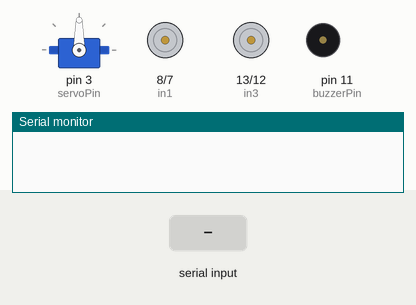
A sketch run on a simulated Arduino Uno, built with avr-gcc and run on an emulated ATmega328P. On the bench: servo, motor-driver pin pairs drawn as motors (green arrow = first pin HIGH = forward, orange = second pin HIGH = backward, longer = more drive, scaled by the enable pin), buzzer (waves = sounding, pin HIGH), the last lines printed to the serial monitor. The test bench sets the inputs (shaded band).

Above: at 1.2 s.
1.3 s: "s,45\n" received over Serial
At 1.6 s:
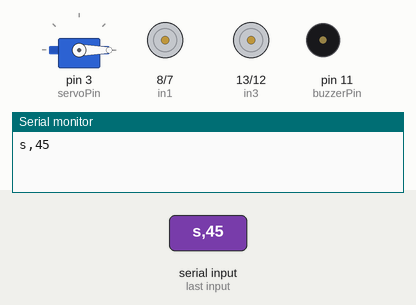
2.8 s: "m,45\n" received over Serial
At 3.9 s:
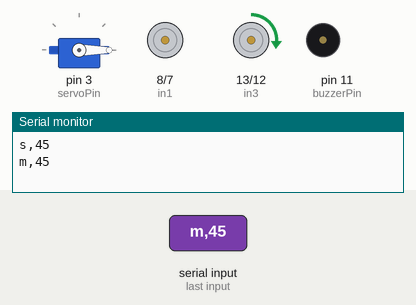
4.3 s: "s90\n" received over Serial
At 5.0 s:
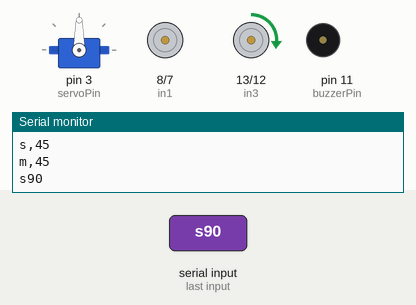
5.8 s: "m90\n" received over Serial
At 6.2 s:
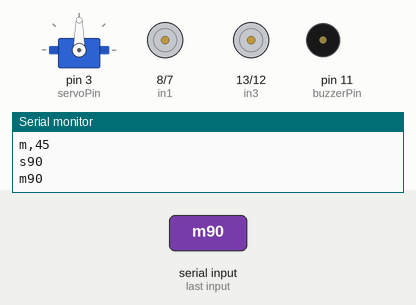
7.3 s: "s\n" received over Serial
At 8.4 s:
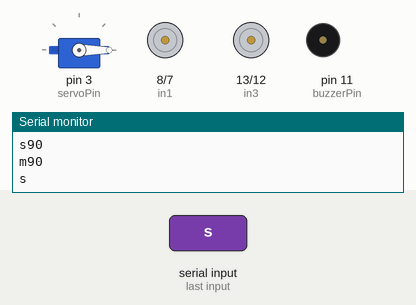
Timing chart, 0 to 9.8 s (numbered marks = the images above; inputs shaded):
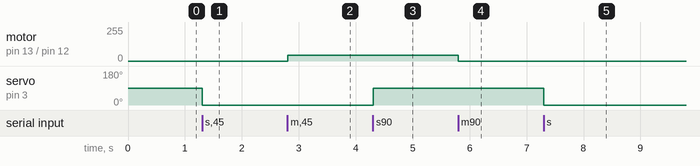

Measured:
- after the input at 1.3 s, servo on pin 3 (servoPin): 90° → 0° at once
- after the input at 2.8 s, motor on pin 13 (in3) / pin 12 (in4): stopped → forward 45/255 at once
- after the input at 4.3 s, servo on pin 3 (servoPin): 0° → 90° at once
- after the input at 5.8 s, motor on pin 13 (in3) / pin 12 (in4): forward 45/255 → stopped at once
- after the input at 7.3 s, servo on pin 3 (servoPin): 90° → 0° at once

The sketch:

sender.ino
```cpp
// this sketch cycles three servos at different rates
#include <arduino-timer.h>
#include "NewPing.h"
#include "config.h"
#include <Servo.h>


int servo_pos = 45;
int MAX_DISTANCE = 150;
String inputString = "";// a String to hold incoming data
String controlString = "";
bool stringComplete = false;  // whether the string is complete
bool servoInput = false;
enum Control {forward=0,backward,AforwardBbackward,BforwardAbackward};
// control_motor = (Control) actuation_msg.data[2];

Timer<2, micros> timer;
Servo myservo;
NewPing sonar_front(TRIGGER_PIN_front, ECHO_PIN_front, MAX_DISTANCE);
NewPing sonar_back(TRIGGER_PIN_back, ECHO_PIN_back, MAX_DISTANCE);


//Functions
void distanceReadFront(){
  float result = sonar_front.ping_cm();
  String myString = "uf" + String(result);
  Serial.println(String(myString));
  }
void distanceReadBack(){
  float result = sonar_back.ping_cm();
  String myString = "ub" + String(result);
  Serial.println(String(myString));
  }

void servoWrite(String control){
  int servoValue = control.substring(1).toInt();
  myservo.write(servoValue);
}

void buzzer(String control){
  int buzzer_active = control.substring(1).toInt();
  if(buzzer_active == 1){
  digitalWrite(buzzerPin, HIGH);
  }
  else{digitalWrite(buzzerPin, LOW);}

}

void speedControl(String control) {
  Control mode = (Control) control.substring(1,2).toInt();
  int righWheel = control.substring(2,5).toInt();
  int leftWheel = control.substring(5,8).toInt();

  analogWrite(enB, righWheel);
  analogWrite(enA, leftWheel);

  switch(mode){
    case forward:
      // Turn on motor B
      digitalWrite(in1, HIGH);
      digitalWrite(in2, LOW);
      // Turn on motor A
      digitalWrite(in3, HIGH);
      digitalWrite(in4, LOW);
    break;

    case backward:
      // Turn on motor A
      digitalWrite(in1, LOW);
      digitalWrite(in2, HIGH);
      // Turn on motor B
      digitalWrite(in3, LOW);
      digitalWrite(in4, HIGH);
    break;

    case AforwardBbackward:
      // Turn on motor A
      digitalWrite(in1, HIGH);
      digitalWrite(in2, LOW);
      // Turn on motor B
      digitalWrite(in3, LOW);
      digitalWrite(in4, HIGH);
    break;

    case BforwardAbackward:
      // Turn on motor A
      digitalWrite(in1, LOW);
      digitalWrite(in2, HIGH);
      // Turn on motor B
      digitalWrite(in3, HIGH);
      digitalWrite(in4, LOW);
    break;
  }
}

void setup()
{
  Serial.begin(9600);

  //servo
  //servoRoll.attach(servoPin);

  //Ultrasonic sensors
  pinMode (TRIGGER_PIN_front, OUTPUT);
  pinMode (ECHO_PIN_front, INPUT);
  pinMode (TRIGGER_PIN_back, OUTPUT);
  pinMode (ECHO_PIN_back, INPUT);

  myservo.attach(servoPin);


  //Buzzer
  pinMode(buzzerPin, OUTPUT);


  // Set all the motor control pins to outputs
  //pinMode(enA, OUTPUT);
  pinMode(enB, OUTPUT);
  pinMode(in1, OUTPUT);
  pinMode(in2, OUTPUT);
  pinMode(in3, OUTPUT);
  pinMode(in4, OUTPUT);

  // Turn off motors - Initial state
  digitalWrite(in1, LOW);
  digitalWrite(in2, LOW);
  digitalWrite(in3, LOW);
  digitalWrite(in4, LOW);

  timer.every(100000, distanceReadFront);
  timer.every(100000, distanceReadBack);
  //timer.every(100000, servoWrite);
  //timer.every(100000, speedControl);
  //timer.every(1, distanceRead,TRIGGER_PIN_front,ECHO_PIN_front,"b");

}

void loop(){
  timer.tick();
  if (stringComplete) {
    Serial.println(inputString);
    // clear the string:
    inputString = "";
    stringComplete = false;
  }
}
void serialEvent() {
  while (Serial.available()) {
    char inChar = (char)Serial.read();
    inputString += inChar;
    if (inChar == '\n') {
      stringComplete = true;
      controlString = inputString;
      controlString.remove(inputString.length()-1);
      controlString.remove(inputString.length()-1);
      if (inputString.charAt(0) == 's') {
        servoWrite(controlString);
        controlString = "";
      }
      else if (inputString.charAt(0) == 'm') {
        speedControl(controlString);
        controlString = "";
      }
      else if (inputString.charAt(0) == 'b') {
        buzzer(controlString);
        controlString = "";
      }
    }
  }
}
```

config.h
```cpp
// Motor A connections
#define enA 6
#define in1 8
#define in2 7
// Motor B connections
#define enB 5
#define in3 13
#define in4 12

// Ultrasonic connections
#define TRIGGER_PIN_front A1
#define ECHO_PIN_front A0
#define TRIGGER_PIN_back A3
#define ECHO_PIN_back A2

//Servo connection
#define servoPin 3

//Buzzer pin
#define buzzerPin 11
```
